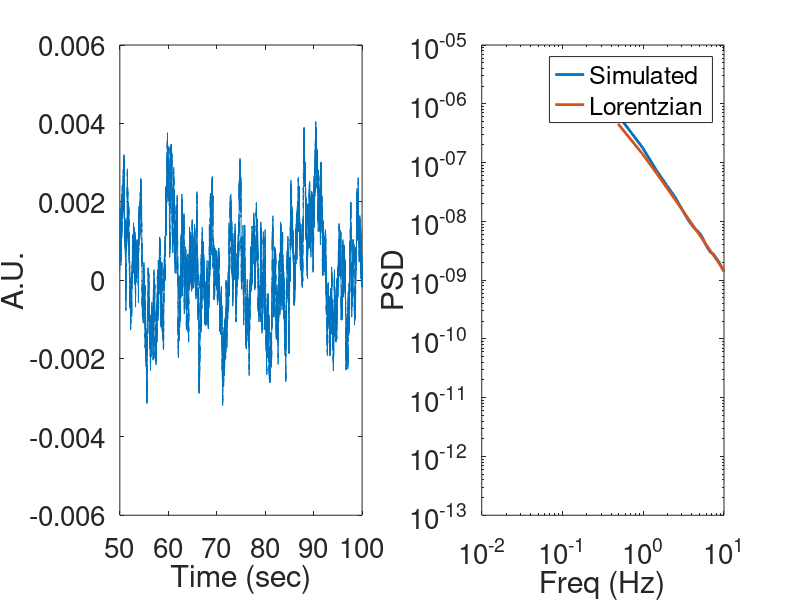

This chart was generated by the following MATLAB code:
function generateContinousNoise
    k1 = 3.8e-4;%s^-1
    k2 = 1.8;%s^-1
    ahat = 1.6e-5;%s^-1
    PD = 0.1;%Rieke & Baylor, but check this
    
    gamma = k2;
    D = k2*PD*ahat;

%     gamma = 20;
%     mu = 0;
%     D = 0.3;
    dt = 1e-3;
    Fs = 1/dt;
    T = 1000;
    t = 0:dt:T;             % Time vector
    x = zeros(1,length(t)); % Allocate output vector, set initial condition
    rng(1);                 % Set random seed
    for i = 1:length(t)-1
        x(i+1) = x(i)-gamma*x(i)*dt+sqrt(2*D)*sqrt(dt)*randn;
    end
    [Pxx,F] = pwelch(x,[],[],[],Fs,'twosided');
    Pth = 2*D./(gamma^2 + (2*pi*F).^2);%See p.14 of Lindner
    close all;
    ft_sz = 20;
    figure;
    subplot(1,2,1)
    plot(t,x);
    set(gca,'xlim',[50 100],'fontsize',ft_sz)
    xlabel('Time (sec)');ylabel('A.U.')
    subplot(1,2,2)
    h_Pxx = loglog(F,Pxx);
    hold on
    h_Pth = loglog(F,Pth);
    set([h_Pxx h_Pth],'linewidth',2)
    set(gca,'xlim',[0.01 10],'fontsize',ft_sz)
    xlabel('Freq (Hz)'); ylabel('PSD');
    legend({'Simulated','Lorentzian'})

    
end